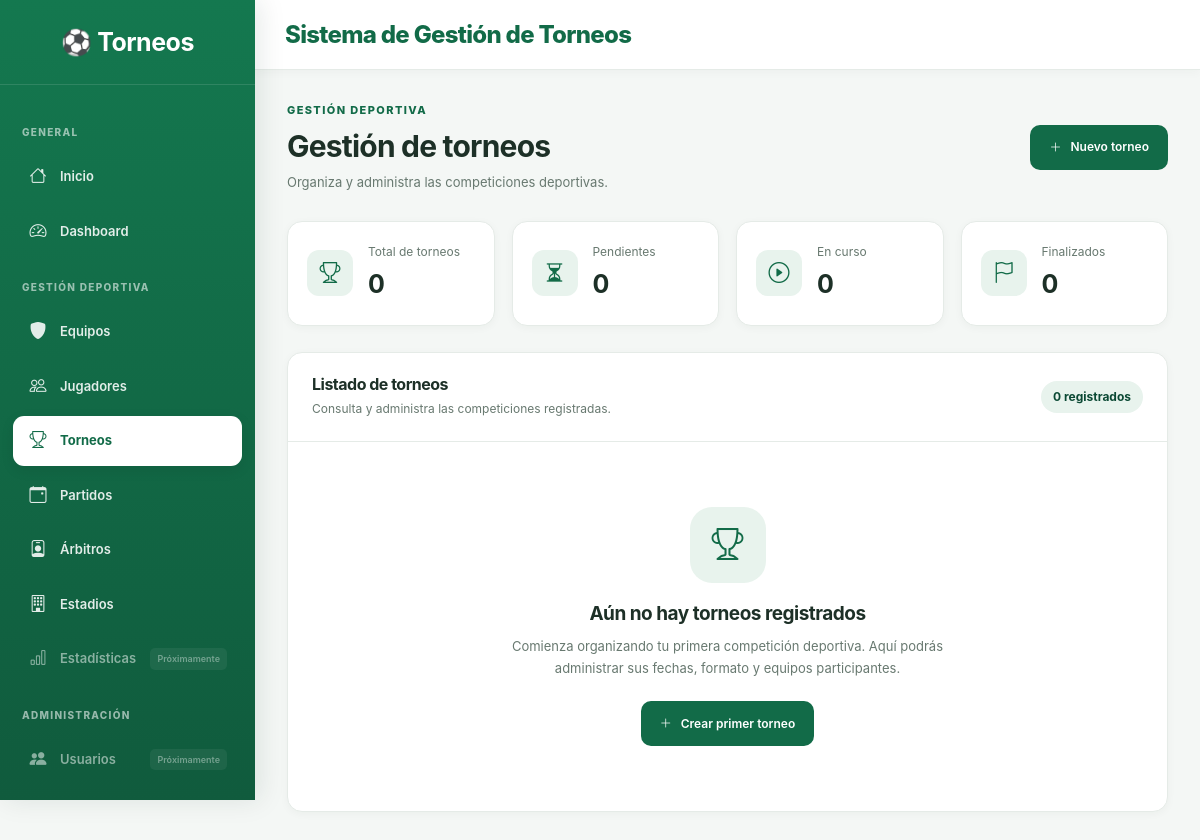
/torneos/, run on an earlier commit of the app's database.
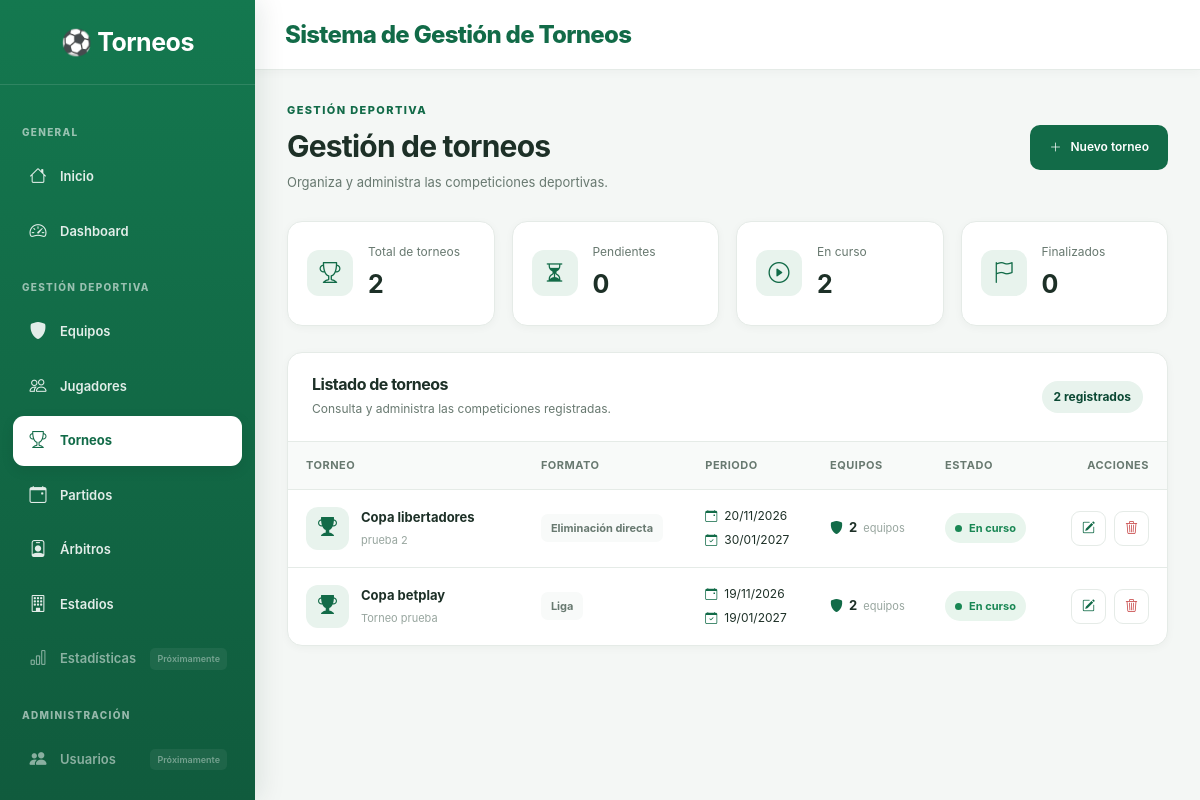
And on a later commit of the database.
### app/models/torneo.py (models this page shows, shortened)
class Torneo(db.Model):
    __tablename__ = "torneos"
    id = db.Column(db.Integer, primary_key=True)
    nombre = db.Column(
        db.String(100),
        nullable=False
    )
    descripcion = db.Column(db.Text)
    fecha_inicio = db.Column(
        db.Date,
        nullable=False
    )
    fecha_fin = db.Column(
        db.Date,
        nullable=False
    )
    formato = db.Column(
        db.String(50),
        nullable=False
    )
    estado = db.Column(
        db.String(30),
        default="Pendiente"
    )
    fecha_creacion = db.Column(
        db.DateTime,
        default=datetime.now
    )
    equipos = db.relationship(
        "Equipo",
        secondary=torneo_equipos,
        back_populates="torneos"
    )
    partidos = db.relationship(
        "Partido",
        back_populates="torneo"
    )

### app/torneos/routes.py (the view)
@torneos_bp.route("/")
def index():
    torneos = Torneo.query.order_by(
        Torneo.fecha_creacion.desc()
    ).all()
    return render_template(
        "torneos/index.html",
        torneos=torneos
    )

### app/templates/torneos/index.html (shortened to what this page needs)
{% extends "base.html" %}
{% block content %}
<div class="module-header">
    <div>
        <span class="module-eyebrow">GESTIÓN DEPORTIVA</span>
        <h1>Gestión de torneos</h1>
        <p>Organiza y administra las competiciones deportivas.</p>
    </div>
    <a href="{{ url_for('torneos.nuevo') }}" class="module-primary-btn">
        <i class="bi bi-plus-lg"></i>
        Nuevo torneo
    </a>
</div>
<div class="module-summary">
    <div class="module-summary-card">
        <div class="module-summary-icon">
            <i class="bi bi-trophy"></i>
        </div>
        <div>
            <span>Total de torneos</span>
            <strong>{{ torneos|length }}</strong>
        </div>
    </div>
    <div class="module-summary-card">
        <div class="module-summary-icon">
            <i class="bi bi-hourglass-split"></i>
        </div>
        <div>
            <span>Pendientes</span>
            <strong>{{ torneos|selectattr('estado', 'equalto', 'Pendiente')|list|length }}</strong>
        </div>
    </div>
    <div class="module-summary-card">
        <div class="module-summary-icon">
            <i class="bi bi-play-circle"></i>
        </div>
        <div>
            <span>En curso</span>
            <strong>{{ torneos|selectattr('estado', 'equalto', 'En curso')|list|length }}</strong>
        </div>
    </div>
    <div class="module-summary-card">
        <div class="module-summary-icon">
            <i class="bi bi-flag"></i>
        </div>
        <div>
            <span>Finalizados</span>
            <strong>{{ torneos|selectattr('estado', 'equalto', 'Finalizado')|list|length }}</strong>
        </div>
    </div>
</div>
<div class="module-table-card">
    <div class="module-table-heading">
        <div>
            <h3>Listado de torneos</h3>
            <p>Consulta y administra las competiciones registradas.</p>
        </div>
        <span class="module-record-count">
            {{ torneos|length }} registrados
        </span>
    </div>
    {% if torneos %}
    <div class="table-responsive">
        <table class="premium-table">
            <thead>
                <tr>
                    <th>Torneo</th>
                    <th>Formato</th>
                    <th>Periodo</th>
                    <th>Equipos</th>
                    <th>Estado</th>
                    <th class="text-end">Acciones</th>
                </tr>
            </thead>
            <tbody>
                {% for torneo in torneos %}
                <tr>
                    <td>
                        <div class="tournament-cell">
                            <div class="tournament-icon">
                                <i class="bi bi-trophy-fill"></i>
                            </div>
                            <div>
                                <strong>{{ torneo.nombre }}</strong>
                                <span>
                                    {{ torneo.descripcion or 'Sin descripción' }}
                                </span>
                            </div>
                        </div>
                    </td>
                    <td>
                        <span class="format-pill">
                            {{ torneo.formato }}
                        </span>
                    </td>
                    <td>
                        <div class="tournament-dates">
                            <span>
                                <i class="bi bi-calendar-event"></i>
                                {{ torneo.fecha_inicio.strftime('%d/%m/%Y') }}
                            </span>
                            <span>
                                <i class="bi bi-calendar-check"></i>
                                {{ torneo.fecha_fin.strftime('%d/%m/%Y') }}
                            </span>
                        </div>
                    </td>
                    <td>
                        <div class="tournament-team-count">
                            <i class="bi bi-shield-fill"></i>
                            {{ torneo.equipos|length }}
                            <span>equipos</span>
                        </div>
                    </td>
                    <td>
                        {% if torneo.estado == "Finalizado" %}
                            <span class="status-pill status-finished">
                                <span></span> Finalizado
                            </span>
                        {% elif torneo.estado == "En curso" %}
                            <span class="status-pill status-active">
                                <span></span> En curso
                            </span>
                        {% else %}
                            <span class="status-pill status-pending">
                                <span></span> Pendiente
                            </span>
                        {% endif %}
                    </td>
                    <td>
                        <div class="team-actions">
                            <a
                                href="{{ url_for('torneos.editar', id=torneo.id) }}"
                                class="table-action"
                                title="Editar torneo"
                            >
                                <i class="bi bi-pencil-square"></i>
                            </a>
                            <form
                                action="{{ url_for('torneos.eliminar', id=torneo.id) }}"
                                method="POST"
                                class="delete-form"
                                onsubmit="return confirm('¿Estás seguro de eliminar el torneo {{ torneo.nombre }}?');"
                            >
                                <button
                                    type="submit"
                                    class="table-action table-action-danger"
                                    title="Eliminar torneo"
                                >
                                    <i class="bi bi-trash3"></i>
                                </button>
                            </form>
                        </div>
                    </td>
                </tr>
                {% endfor %}
            </tbody>
        </table>
    </div>
    {% else %}
    <div class="module-empty-state">
        <div class="module-empty-icon">
            <i class="bi bi-trophy"></i>
        </div>
        <h3>Aún no hay torneos registrados</h3>
        <p>
            Comienza organizando tu primera competición deportiva.
            Aquí podrás administrar sus fechas, formato y equipos participantes.
        </p>
        <a href="{{ url_for('torneos.nuevo') }}" class="module-primary-btn">
            <i class="bi bi-plus-lg"></i>
            Crear primer torneo
        </a>
    </div>
    {% endif %}
</div>
{% endblock %}

### app/templates/base.html (shortened to what this page needs)
<!doctype html>
<html lang="es">
  <head>
    <link
      href="https://cdn.jsdelivr.net/npm/bootstrap@5.3.7/dist/css/bootstrap.min.css"
      rel="stylesheet"
    />
    <link
      rel="stylesheet"
      href="https://cdn.jsdelivr.net/npm/bootstrap-icons@1.13.1/font/bootstrap-icons.min.css"
    />
    <link
      rel="stylesheet"
      href="{{ url_for('static', filename='css/style.css') }}"
    />
    <link
      rel="stylesheet"
      href="https://cdnjs.cloudflare.com/ajax/libs/cropperjs/1.6.2/cropper.min.css"
    />
    <link
      rel="stylesheet"
      href="{{ url_for('static', filename='css/cropper.css') }}"
    />
  </head>
  <body>
    <div class="wrapper">
      <aside class="sidebar">
        <h2>⚽ Torneos</h2>
        <ul>
          <li class="sidebar-section">GENERAL</li>
          <li>
            <a
              href="{{ url_for('main.index') }}"
              class="{% if request.endpoint == 'main.index' %}active{% endif %}"
            >
              <i class="bi bi-house"></i>
              Inicio
            </a>
          </li>
          <li>
            <a
              href="{{ url_for('admin.dashboard') }}"
              class="{% if request.endpoint == 'admin.dashboard' %}active{% endif %}"
            >
              <i class="bi bi-speedometer2"></i>
              Dashboard
            </a>
          </li>
          <li class="sidebar-section">GESTIÓN DEPORTIVA</li>
          <li>
            <a
              href="{{ url_for('equipos.index') }}"
              class="{% if request.endpoint and request.endpoint.startswith('equipos.') %}active{% endif %}"
            >
              <i class="bi bi-shield-fill"></i>
              Equipos
            </a>
          </li>
          <li>
            <a href="{{ url_for('equipos.index') }}">
              <i class="bi bi-people"></i>
              Jugadores
            </a>
          </li>
          <li>
              <a
                  href="{{ url_for('torneos.index') }}"
                  class="{% if request.endpoint and request.endpoint.startswith('torneos.') %}active{% endif %}"
              >
                  <i class="bi bi-trophy"></i>
                  Torneos
              </a>
          </li>
          <li>
              <a
                  href="{{ url_for('partidos.index') }}"
                  class="{% if request.endpoint and request.endpoint.startswith('partidos.') %}active{% endif %}"
              >
                  <i class="bi bi-calendar-event"></i>
                  Partidos
              </a>
          </li>
          <li>
              <a href="{{ url_for('arbitros.index') }}"
                class="{% if request.endpoint and request.endpoint.startswith('arbitros.') %}active{% endif %}">
                  <i class="bi bi-person-badge"></i>
                  Árbitros
              </a>
          </li>
          <li>
              <a
                  href="{{ url_for('estadios.index') }}"
                  class="{% if request.endpoint and request.endpoint.startswith('estadios.') %}active{% endif %}"
              >
                  <i class="bi bi-building"></i>
                  Estadios
              </a>
          </li>
          <li class="disabled">
            <a href="javascript:void(0)">
              <i class="bi bi-bar-chart"></i>
              Estadísticas
              <span class="soon">Próximamente</span>
            </a>
          </li>
          <li class="sidebar-section">ADMINISTRACIÓN</li>
          <li class="disabled">
            <a href="javascript:void(0)">
              <i class="bi bi-people-fill"></i>
              Usuarios
              <span class="soon">Próximamente</span>
            </a>
          </li>
          <li>
              <a
                  href="{{ url_for('configuracion.index') }}"
                  class="{% if request.endpoint and request.endpoint.startswith('configuracion.') %}active{% endif %}"
              >
              </a>
          </li>
        </ul>
      </aside>
      <div class="content">
        <nav class="top-navbar">
          <div class="logo">Sistema de Gestión de Torneos</div>
        </nav>
        <main class="main-content">
          {% block content %}{% endblock %}
        </main>
      </div>
    </div>
  </body>
</html>

### app/static/css/variables.css (style rules this page uses)
:root { --primary: #126B48; --primary-dark: #0B4934; --primary-light: #E8F3ED; --primary-accent: #28A477; --background: #F4F7F5; --surface: #FFFFFF; --surface-secondary: #F8FAF9; --text-primary: #1D3027; --text-secondary: #687970; --text-muted: #98A69F; --text-white: #FFFFFF; --border: #E5EBE7; --border-strong: #D5DFD9; --success: #198754; --success-light: #E8F5ED; --warning: #D99A32; --warning-light: #FFF5DF; --danger: #C94C4C; --danger-light: #FCECEC; --info: #3685B5; --info-light: #EAF4FA; --font-primary: "Inter", "Segoe UI", Arial, sans-serif; --font-size-xs: 11px; --font-size-sm: 13px; --font-size-md: 14px; --font-size-lg: 17px; --font-size-xl: 22px; --font-size-2xl: 30px; --spacing-xs: 4px; --spacing-sm: 8px; --spacing-md: 16px; --spacing-lg: 24px; --spacing-xl: 32px; --spacing-2xl: 40px; --radius-sm: 7px; --radius-md: 11px; --radius-lg: 15px; --radius-xl: 20px; --radius-full: 999px; --shadow-sm: 0 2px 8px rgba(20, 50, 35, .04); --shadow-md: 0 6px 18px rgba(20, 50, 35, .06); --shadow-lg: 0 14px 35px rgba(20, 50, 35, .09); --transition-fast: .15s ease; --transition-normal: .25s ease; --transition-slow: .35s ease; --sidebar-width: 255px; --navbar-height: 70px; }

### app/static/css/base.css (style rules this page uses)
* { box-sizing: border-box; }
html { scroll-behavior: smooth; }
body { margin: 0; min-height: 100vh; background: var(--background); color: var(--text-primary); font-family: var(--font-primary); font-size: var(--font-size-md); -webkit-font-smoothing: antialiased; -moz-osx-font-smoothing: grayscale; }
h1, h2, h3, h4, h5, h6 { color: var(--text-primary); font-weight: 700; letter-spacing: -.5px; }
h1 { font-size: var(--font-size-2xl); }
h2 { font-size: var(--font-size-xl); }
p { color: var(--text-secondary); line-height: 1.7; }
a { color: var(--primary); text-decoration: none; transition: var(--transition-fast); }
button, input, select, textarea { font: inherit; }

### app/static/css/layout.css (style rules this page uses)
.wrapper { display: flex; min-height: 100vh; width: 100%; }
.content { flex: 1; min-width: 0; margin-left: var(--sidebar-width); display: flex; flex-direction: column; }
.main-content { flex: 1; width: 100%; padding: 32px; }

### app/static/css/sidebar.css (style rules this page uses)
.sidebar { width: var(--sidebar-width); height: 100vh; position: fixed; top: 0; left: 0; z-index: 1000; background: linear-gradient( 180deg, #14784F 0%, #105B3D 100% ); color: var(--text-white); display: flex; flex-direction: column; overflow-y: auto; box-shadow: 5px 0 25px rgba(12, 53, 35, .10); }
.sidebar h2 { margin: 0; padding: 27px 20px; text-align: center; font-size: 25px; font-weight: 750; color: white; border-bottom: 1px solid rgba(255,255,255,.12); }
.sidebar ul { list-style: none; padding: 16px 0 25px; margin: 0; }
.sidebar li { list-style: none; margin: 5px 13px; }
.sidebar li::marker { content: ""; }
.sidebar .sidebar-section { margin: 24px 22px 12px; padding: 0; color: rgba(255,255,255,.57); font-size: 10px; font-weight: 800; letter-spacing: 1.3px; }
.sidebar a { min-height: 47px; display: flex; align-items: center; gap: 12px; padding: 12px 15px; color: rgba(255,255,255,.88); font-size: 13px; font-weight: 600; border-radius: 11px; transition: var(--transition-normal); }
.sidebar a.active { background: white; color: var(--primary); font-weight: 750; box-shadow: 0 4px 14px rgba(0,0,0,.08); }
.sidebar i { width: 20px; text-align: center; font-size: 17px; }
.sidebar li.disabled a { opacity: .58; cursor: not-allowed; }
.sidebar .soon { margin-left: auto; padding: 4px 7px; border-radius: 5px; background: rgba(255,255,255,.10); color: rgba(255,255,255,.7); font-size: 9px; white-space: nowrap; }

### app/static/css/navbar.css (style rules this page uses)
.top-navbar { height: var(--navbar-height); min-height: var(--navbar-height); padding: 0 30px; display: flex; align-items: center; justify-content: space-between; background: var(--surface); border-bottom: 1px solid var(--border); box-shadow: 0 2px 10px rgba(20,50,35,.035); position: sticky; top: 0; z-index: 900; }
.logo { color: var(--primary); font-size: 24px; font-weight: 800; letter-spacing: -.7px; }

What changed in the data, as far as the page shows it:
added Torneo: nombre "Copa libertadores", descripcion "prueba 2", formato "Eliminación directa", fecha_inicio "20/11/2026", fecha_fin "30/01/2027", equipos|length "2", estado "En curso" (drawn)
added Torneo: nombre "Copa betplay", descripcion "Torneo prueba", formato "Liga", fecha_inicio "19/11/2026", fecha_fin "19/01/2027", equipos|length "2", estado "En curso" (drawn)
Also different on the page:
{{ torneos|length }}: "0" → "2"
{{ torneos|selectattr('estado', 'equalto', 'En curso')|list|length }}: "0" → "2"
text no longer shown: "Aún no hay torneos registrados Comienza organizando tu primera competición deportiva. Aquí podrás administrar sus fechas, formato y equipos participantes. Crear primer torneo"
text now shown: "TORNEO FORMATO PERIODO EQUIPOS ESTADO ACCIONES"
